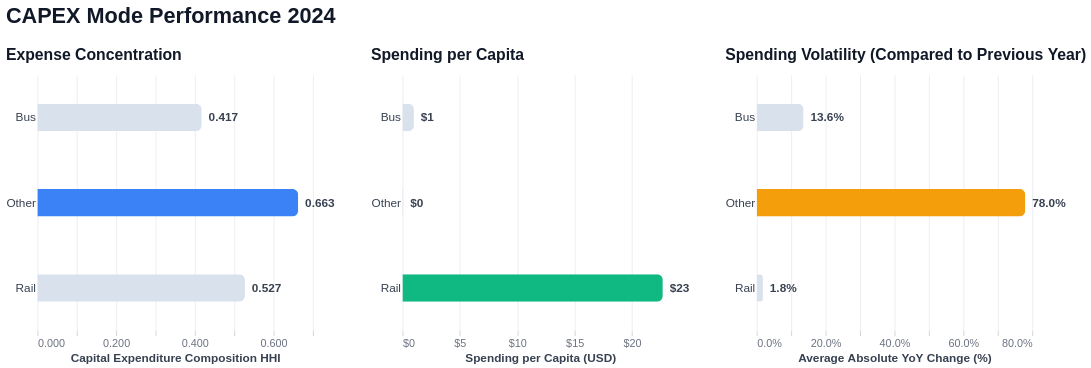

Notebook source saved alongside this figure:
### Markdown cell above
<!-- ## Farebox Recovery by Transit Mode -->

### Code cell
capex_scorecard = (
    capex_hhi[capex_hhi["year"] == 2024]
    .merge(
        capex_pc[capex_pc["year"] == 2024],
        on=["year", "mode_group"]
    )
    .merge(
        capex_vol,
        on="mode_group"
    )
)

capex_scorecard = plot_scorecard(
    capex_scorecard,
    metrics=["hhi", "per_capita", "volatility"],
    group_column="mode_group",
    titles=["Expense Concentration", "Spending per Capita", "Spending Volatility (Compared to Previous Year)"],
    x_labels=["Capital Expenditure Composition HHI", "Spending per Capita (USD)", "Average Absolute YoY Change (%)"],
    formats=[".3f", "$,.0f", ".1%"],
    main_title="CAPEX Mode Performance 2024"
)

capex_scorecard

### Figure 1 — Vega specification as saved in the notebook (floating-point values rounded to 4 significant figures)
{"$schema": "https://vega.github.io/schema/vega/v6.json", "data": [{"name": "source_0"}, {"name": "data_1", "values": [{"mode_group": "Bus", "hhi": 0.4175, "is_max": false, "y_mode_group_sort_index": 0.0, "hhi_end": 0.4175, "hhi_start": 0.0}, {"mode_group": "Other", "hhi": 0.6626, "is_max": true, "y_mode_group_sort_index": 1.0, "hhi_end": 0.6626, "hhi_start": 0.0}, {"mode_group": "Rail", "hhi": 0.5272, "is_max": false, "y_mode_group_sort_index": 2.0, "hhi_end": 0.5272, "hhi_start": 0.0}]}, {"name": "data_2", "values": [{"hhi": 0.4175, "mode_group": "Bus"}, {"hhi": 0.6626, "mode_group": "Other"}, {"hhi": 0.5272, "mode_group": "Rail"}]}, {"name": "source_1"}, {"name": "data_4", "values": [{"mode_group": "Bus", "per_capita": 0.9982, "is_max": false, "y_mode_group_sort_index": 0.0, "per_capita_end": 0.9982, "per_capita_start": 0.0}, {"mode_group": "Other", "per_capita": 0.07867, "is_max": false, "y_mode_group_sort_index": 1.0, "per_capita_end": 0.07867, "per_capita_start": 0.0}, {"mode_group": "Rail", "per_capita": 22.68, "is_max": true, "y_mode_group_sort_index": 2.0, "per_capita_end": 22.68, "per_capita_start": 0.0}]}, {"name": "data_5", "values": [{"mode_group": "Bus", "per_capita": 0.9982}, {"mode_group": "Other", "per_capita": 0.07867}, {"mode_group": "Rail", "per_capita": 22.68}]}, {"name": "source_2"}, {"name": "data_7", "values": [{"mode_group": "Bus", "volatility": 0.136, "is_max": false, "y_mode_group_sort_index": 0.0, "volatility_end": 0.136, "volatility_start": 0.0}, {"mode_group": "Other", "volatility": 0.78, "is_max": true, "y_mode_group_sort_index": 1.0, "volatility_end": 0.78, "volatility_start": 0.0}, {"mode_group": "Rail", "volatility": 0.01801, "is_max": false, "y_mode_group_sort_index": 2.0, "volatility_end": 0.01801, "volatility_start": 0.0}]}, {"name": "data_8", "values": [{"mode_group": "Bus", "volatility": 0.136}, {"mode_group": "Other", "volatility": 0.78}, {"mode_group": "Rail", "volatility": 0.01801}]}, {"name": "source_0_concat_0_y_domain_mode_group", "values": [{"mode_group": "Bus", "sort_field": 0.0}, {"mode_group": "Other", "sort_field": 1.0}, {"mode_group": "Rail", "sort_field": 2.0}]}, {"name": "source_1_concat_1_y_domain_mode_group", "values": [{"mode_group": "Bus", "sort_field": 0.0}, {"mode_group": "Other", "sort_field": 1.0}, {"mode_group": "Rail", "sort_field": 2.0}]}, {"name": "source_2_concat_2_y_domain_mode_group", "values": [{"mode_group": "Bus", "sort_field": 0.0}, {"mode_group": "Other", "sort_field": 1.0}, {"mode_group": "Rail", "sort_field": 2.0}]}], "signals": [{"name": "childWidth", "value": 280}], "marks": [{"type": "group", "name": "concat_0_group", "encode": {"update": {"height": {"signal": "height"}, "width": {"signal": "childWidth"}}}, "marks": [{"type": "group", "from": {"facet": {"data": "data_1", "name": "stack_group_concat_0_layer_0_main", "groupby": ["mode_group"], "aggregate": {"fields": ["hhi_start", "hhi_start", "hhi_end", "hhi_end"], "ops": ["min", "max", "min", "max"]}}}, "encode": {"update": {"x2": {"signal": "max(scale('concat_0_x',datum[\"min_hhi_start\"]),scale('concat_0_x',datum[\"max_hhi_start\"]),scale('concat_0_x',datum[\"min_hhi_end\"]),scale('concat_0_x',datum[\"max_hhi_end\"]))"}, "yc": {"field": "mode_group", "scale": "concat_0_y", "band": 0.5}, "clip": {"value": true}, "height": {"value": 28}, "cornerRadiusTopRight": {"value": 6}, "x": {"signal": "min(scale('concat_0_x',datum[\"min_hhi_start\"]),scale('concat_0_x',datum[\"max_hhi_start\"]),scale('concat_0_x',datum[\"min_hhi_end\"]),scale('concat_0_x',datum[\"max_hhi_end\"]))"}, "cornerRadiusBottomRight": {"value": 6}}}, "marks": [{"type": "group", "encode": {"update": {"x": {"field": {"signal": null, "datum": null, "group": "x", "parent": null}, "mult": -1}, "height": {"field": {"signal": null, "datum": null, "group": "height", "parent": null}}}}, "marks": [{"type": "rect", "name": "concat_0_layer_0_marks", "from": {"data": "stack_group_concat_0_layer_0_main"}, "encode": {"update": {"x2": {"field": "hhi_start", "scale": "concat_0_x"}, "height": {"field": {"signal": null, "datum": null, "group": "height", "parent": null}}, "tooltip": {"signal": "{\"mode_group\": isValid(datum[\"mode_group\"]) ? isArray(datum[\"mode_group\"]) ? join(datum[\"mode_group\"], '\\n') : datum[\"mode_group\"] : \"\"+datum[\"mode_group\"], \"Expense Concentration\": format(datum[\"hhi\"], \".3f\")}"}, "x": {"field": "hhi_end", "scale": "concat_0_x"}, "fill": [{"value": "#3B82F6", "test": "datum.is_max"}, {"value": "#D9E2EC"}]}}, "style": ["bar"]}]}]}, {"type": "text", "name": "concat_0_layer_1_marks", "from": {"data": "data_2"}, "encode": {"update": {"text": {"signal": "format(datum[\"hhi\"], \".3f\")"}, "fontWeight": {"value": "bold"}, "fill": {"value": "#374151"}, "align": {"value": "left"}, "dx": {"value": 7}, "baseline": {"value": "middle"}, "x": {"field": "hhi", "scale": "concat_0_x"}, "y": {"field": "mode_group", "scale": "concat_0_y", "band": 0.5}, "fontSize": {"value": 12}}}, "style": ["text"]}], "axes": [{"scale": "concat_0_x", "gridColor": "#E5E7EB", "maxExtent": 0, "grid": true, "tickCount": {"signal": "ceil(childWidth/40)"}, "domain": false, "orient": "bottom", "aria": false, "gridScale": "concat_0_y", "minExtent": 0, "ticks": false, "zindex": 0, "labels": false, "gridOpacity": 0.7}, {"scale": "concat_0_x", "zindex": 0, "domain": false, "format": ".3f", "title": "Capital Expenditure Composition HHI", "labelFlush": true, "labelOverlap": true, "labelFontSize": 11, "grid": false, "tickColor": "#D1D5DB", "titleFontSize": 12, "titleColor": "#374151", "orient": "bottom", "labelColor": "#6B7280", "tickCount": {"signal": "ceil(childWidth/40)"}}, {"scale": "concat_0_y", "labelColor": "#374151", "ticks": false, "labelFontSize": 12, "orient": "left", "labelFontWeight": 500, "zindex": 0, "domain": false, "grid": false}], "title": {"text": "Expense Concentration", "anchor": "start", "color": "#111827", "offset": 12, "subtitleFontSize": 11, "subtitle": "", "subtitleColor": "#6B7280", "fontWeight": 600, "fontSize": 16}, "style": "cell"}, {"type": "group", "name": "concat_1_group", "encode": {"update": {"height": {"signal": "height"}, "width": {"signal": "childWidth"}}}, "marks": [{"type": "group", "from": {"facet": {"data": "data_4", "name": "stack_group_concat_1_layer_0_main", "groupby": ["mode_group"], "aggregate": {"fields": ["per_capita_start", "per_capita_start", "per_capita_end", "per_capita_end"], "ops": ["min", "max", "min", "max"]}}}, "encode": {"update": {"x2": {"signal": "max(scale('concat_1_x',datum[\"min_per_capita_start\"]),scale('concat_1_x',datum[\"max_per_capita_start\"]),scale('concat_1_x',datum[\"min_per_capita_end\"]),scale('concat_1_x',datum[\"max_per_capita_end\"]))"}, "cornerRadiusBottomRight": {"value": 6}, "yc": {"field": "mode_group", "scale": "concat_1_y", "band": 0.5}, "height": {"value": 28}, "x": {"signal": "min(scale('concat_1_x',datum[\"min_per_capita_start\"]),scale('concat_1_x',datum[\"max_per_capita_start\"]),scale('concat_1_x',datum[\"min_per_capita_end\"]),scale('concat_1_x',datum[\"max_per_capita_end\"]))"}, "clip": {"value": true}, "cornerRadiusTopRight": {"value": 6}}}, "marks": [{"type": "group", "encode": {"update": {"x": {"field": {"signal": null, "datum": null, "group": "x", "parent": null}, "mult": -1}, "height": {"field": {"signal": null, "datum": null, "group": "height", "parent": null}}}}, "marks": [{"type": "rect", "name": "concat_1_layer_0_marks", "from": {"data": "stack_group_concat_1_layer_0_main"}, "encode": {"update": {"x": {"field": "per_capita_end", "scale": "concat_1_x"}, "x2": {"field": "per_capita_start", "scale": "concat_1_x"}, "tooltip": {"signal": "{\"mode_group\": isValid(datum[\"mode_group\"]) ? isArray(datum[\"mode_group\"]) ? join(datum[\"mode_group\"], '\\n') : datum[\"mode_group\"] : \"\"+datum[\"mode_group\"], \"Spending per Capita\": format(datum[\"per_capita\"], \"$,.0f\")}"}, "fill": [{"value": "#10B981", "test": "datum.is_max"}, {"value": "#D9E2EC"}], "height": {"field": {"signal": null, "datum": null, "group": "height", "parent": null}}}}, "style": ["bar"]}]}]}, {"type": "text", "name": "concat_1_layer_1_marks", "from": {"data": "data_5"}, "encode": {"update": {"fontWeight": {"value": "bold"}, "fill": {"value": "#374151"}, "x": {"field": "per_capita", "scale": "concat_1_x"}, "y": {"field": "mode_group", "scale": "concat_1_y", "band": 0.5}, "text": {"signal": "format(datum[\"per_capita\"], \"$,.0f\")"}, "dx": {"value": 7}, "align": {"value": "left"}, "baseline": {"value": "middle"}, "fontSize": {"value": 12}}}, "style": ["text"]}], "axes": [{"scale": "concat_1_x", "maxExtent": 0, "tickCount": {"signal": "ceil(childWidth/40)"}, "labels": false, "orient": "bottom", "minExtent": 0, "ticks": false, "zindex": 0, "gridColor": "#E5E7EB", "domain": false, "gridOpacity": 0.7, "grid": true, "gridScale": "concat_1_y", "aria": false}, {"scale": "concat_1_x", "grid": false, "tickColor": "#D1D5DB", "domain": false, "labelFlush": true, "labelColor": "#6B7280", "titleFontSize": 12, "labelFontSize": 11, "zindex": 0, "format": "$,.0f", "title": "Spending per Capita (USD)", "labelOverlap": true, "titleColor": "#374151", "tickCount": {"signal": "ceil(childWidth/40)"}, "orient": "bottom"}, {"scale": "concat_1_y", "orient": "left", "grid": false, "zindex": 0, "domain": false, "labelFontSize": 12, "ticks": false, "labelFontWeight": 500, "labelColor": "#374151"}], "title": {"text": "Spending per Capita", "fontSize": 16, "fontWeight": 600, "offset": 12, "color": "#111827", "anchor": "start", "subtitleColor": "#6B7280", "subtitle": "", "subtitleFontSize": 11}, "style": "cell"}, {"type": "group", "name": "concat_2_group", "encode": {"update": {"height": {"signal": "height"}, "width": {"signal": "childWidth"}}}, "marks": [{"type": "group", "from": {"facet": {"data": "data_7", "name": "stack_group_concat_2_layer_0_main", "groupby": ["mode_group"], "aggregate": {"fields": ["volatility_start", "volatility_start", "volatility_end", "volatility_end"], "ops": ["min", "max", "min", "max"]}}}, "encode": {"update": {"cornerRadiusBottomRight": {"value": 6}, "height": {"value": 28}, "cornerRadiusTopRight": {"value": 6}, "x": {"signal": "min(scale('concat_2_x',datum[\"min_volatility_start\"]),scale('concat_2_x',datum[\"max_volatility_start\"]),scale('concat_2_x',datum[\"min_volatility_end\"]),scale('concat_2_x',datum[\"max_volatility_end\"]))"}, "x2": {"signal": "max(scale('concat_2_x',datum[\"min_volatility_start\"]),scale('concat_2_x',datum[\"max_volatility_start\"]),scale('concat_2_x',datum[\"min_volatility_end\"]),scale('concat_2_x',datum[\"max_volatility_end\"]))"}, "clip": {"value": true}, "yc": {"field": "mode_group", "scale": "concat_2_y", "band": 0.5}}}, "marks": [{"type": "group", "encode": {"update": {"height": {"field": {"signal": null, "datum": null, "group": "height", "parent": null}}, "x": {"field": {"signal": null, "datum": null, "group": "x", "parent": null}, "mult": -1}}}, "marks": [{"type": "rect", "name": "concat_2_layer_0_marks", "from": {"data": "stack_group_concat_2_layer_0_main"}, "encode": {"update": {"x2": {"field": "volatility_start", "scale": "concat_2_x"}, "x": {"field": "volatility_end", "scale": "concat_2_x"}, "height": {"field": {"signal": null, "datum": null, "group": "height", "parent": null}}, "tooltip": {"signal": "{\"mode_group\": isValid(datum[\"mode_group\"]) ? isArray(datum[\"mode_group\"]) ? join(datum[\"mode_group\"], '\\n') : datum[\"mode_group\"] : \"\"+datum[\"mode_group\"], \"Spending Volatility (Compared to Previous Year)\": format(datum[\"volatility\"], \".1%\")}"}, "fill": [{"value": "#F59E0B", "test": "datum.is_max"}, {"value": "#D9E2EC"}]}}, "style": ["bar"]}]}]}, {"type": "text", "name": "concat_2_layer_1_marks", "from": {"data": "data_8"}, "encode": {"update": {"dx": {"value": 7}, "baseline": {"value": "middle"}, "fontWeight": {"value": "bold"}, "fill": {"value": "#374151"}, "y": {"field": "mode_group", "scale": "concat_2_y", "band": 0.5}, "text": {"signal": "format(datum[\"volatility\"], \".1%\")"}, "x": {"field": "volatility", "scale": "concat_2_x"}, "fontSize": {"value": 12}, "align": {"value": "left"}}}, "style": ["text"]}], "axes": [{"scale": "concat_2_x", "minExtent": 0, "ticks": false, "labels": false, "gridColor": "#E5E7EB", "grid": true, "orient": "bottom", "aria": false, "zindex": 0, "tickCount": {"signal": "ceil(childWidth/40)"}, "gridOpacity": 0.7, "domain": false, "gridScale": "concat_2_y", "maxExtent": 0}, {"scale": "concat_2_x", "tickColor": "#D1D5DB", "zindex": 0, "tickCount": {"signal": "ceil(childWidth/40)"}, "domain": false, "title": "Average Absolute YoY Change (%)", "grid": false, "titleColor": "#374151", "titleFontSize": 12, "orient": "bottom", "format": ".1%", "labelFontSize": 11, "labelFlush": true, "labelOverlap": true, "labelColor": "#6B7280"}, {"scale": "concat_2_y", "labelColor": "#374151", "grid": false, "zindex": 0, "ticks": false, "orient": "left", "domain": false, "labelFontSize": 12, "labelFontWeight": 500}], "title": {"text": "Spending Volatility (Compared to Previous Year)", "anchor": "start", "subtitleFontSize": 11, "color": "#111827", "fontWeight": 600, "subtitle": "", "fontSize": 16, "offset": 12, "subtitleColor": "#6B7280"}, "style": "cell"}], "scales": [{"name": "concat_0_x", "type": "linear", "domain": {"fields": [{"data": "data_1", "field": "hhi_start"}, {"data": "data_1", "field": "hhi_end"}, {"data": "data_2", "field": "hhi"}]}, "range": [0, {"signal": "childWidth"}], "nice": true, "zero": true}, {"name": "concat_0_y", "type": "band", "domain": {"data": "source_0_concat_0_y_domain_mode_group", "field": "mode_group", "sort": {"op": "max", "field": "sort_field"}}, "range": [0, {"signal": "height"}], "paddingOuter": 0.05, "paddingInner": 0.1}, {"name": "concat_1_x", "type": "linear", "domain": {"fields": [{"data": "data_4", "field": "per_capita_start"}, {"data": "data_4", "field": "per_capita_end"}, {"data": "data_5", "field": "per_capita"}]}, "range": [0, {"signal": "childWidth"}], "nice": true, "zero": true}, {"name": "concat_1_y", "type": "band", "domain": {"data": "source_1_concat_1_y_domain_mode_group", "field": "mode_group", "sort": {"op": "max", "field": "sort_field"}}, "range": [0, {"signal": "height"}], "paddingInner": 0.1, "paddingOuter": 0.05}, {"name": "concat_2_x", "type": "linear", "domain": {"fields": [{"data": "data_7", "field": "volatility_start"}, {"data": "data_7", "field": "volatility_end"}, {"data": "data_8", "field": "volatility"}]}, "range": [0, {"signal": "childWidth"}], "zero": true, "nice": true}, {"name": "concat_2_y", "type": "band", "domain": {"data": "source_2_concat_2_y_domain_mode_group", "field": "mode_group", "sort": {"op": "max", "field": "sort_field"}}, "range": [0, {"signal": "height"}], "paddingOuter": 0.05, "paddingInner": 0.1}], "title": {"text": "CAPEX Mode Performance 2024", "offset": 20, "color": "#111827", "fontWeight": "bold", "anchor": "start", "fontSize": 22}, "layout": {"padding": 35, "bounds": "full", "align": "each"}, "config": {"axis": {"labelFont": "Arial", "titleFont": "Arial"}, "style": {"cell": {"strokeWidth": 0}, "group-title": {"font": "Arial"}}}, "background": "white", "padding": 5, "height": 260}
